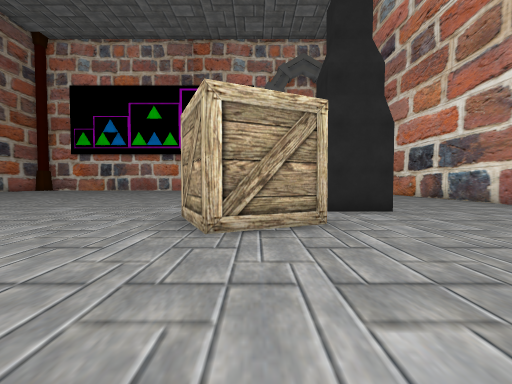
view 1 (above)

24 first-person views from a walk through a scene from a Unity 3-D project. The camera is 1.2 m above the floor, tilts 2° down and sees 90° across. The floor is counted in squares, 1.8 m on a side. Each view is taken from the middle of a square. On the plan, view 1 faces up. The plan holds only what a view shows up to about 9 squares ahead; the rest is blank. The place goes on beyond the plan. The player is left out.

view 2
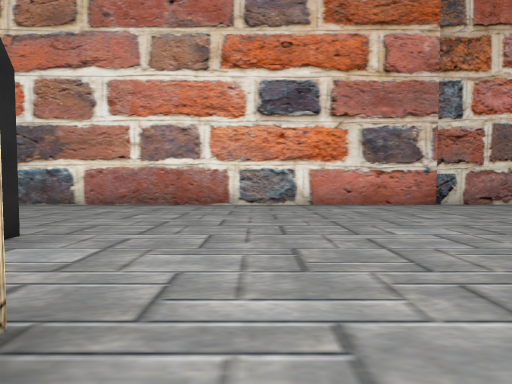

view 3
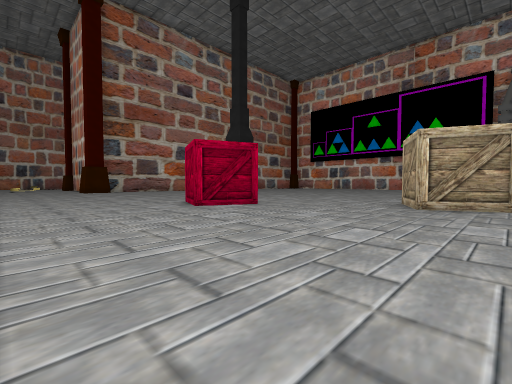

view 4
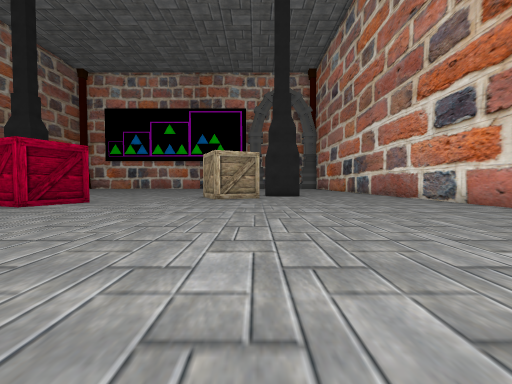

view 5
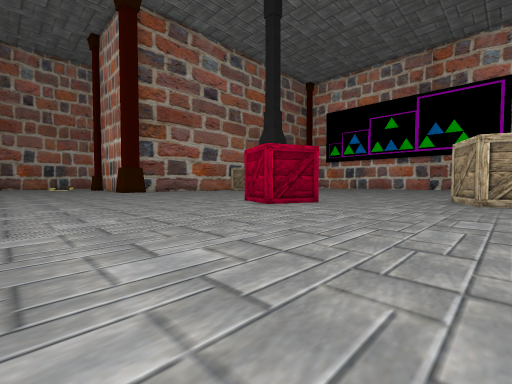

view 6
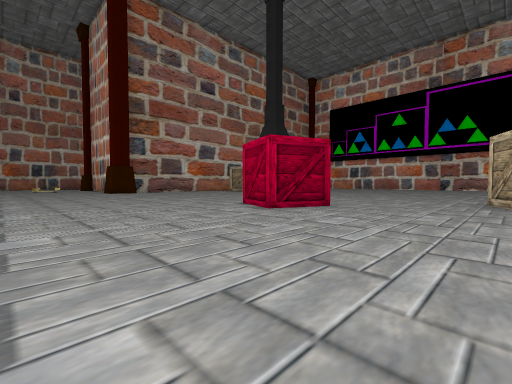

view 7
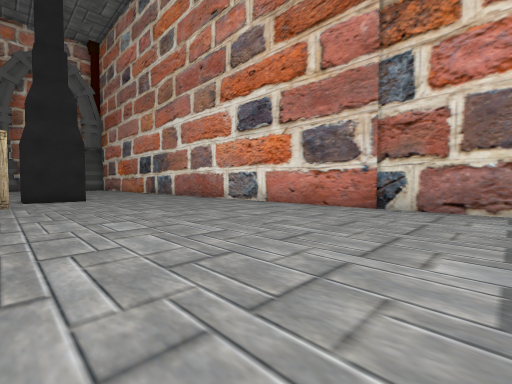

view 8
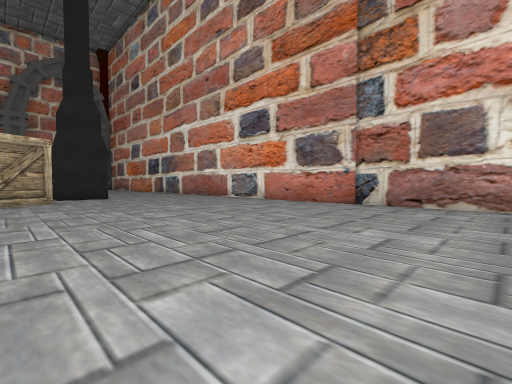

view 9
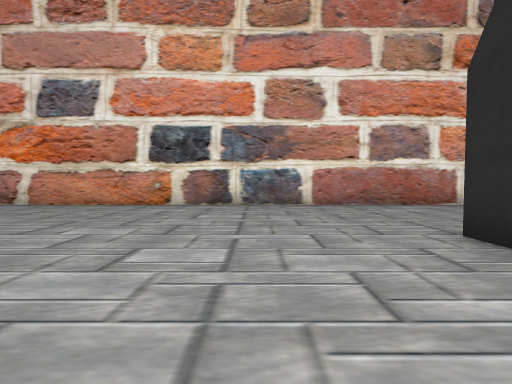

view 10
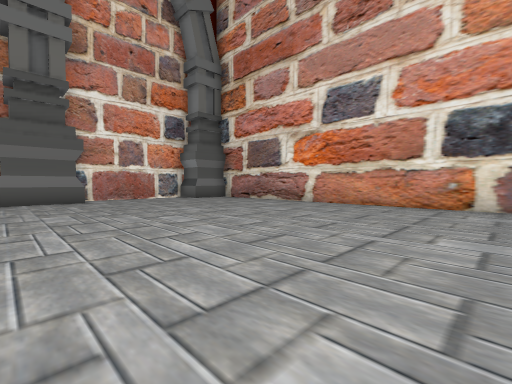

view 11
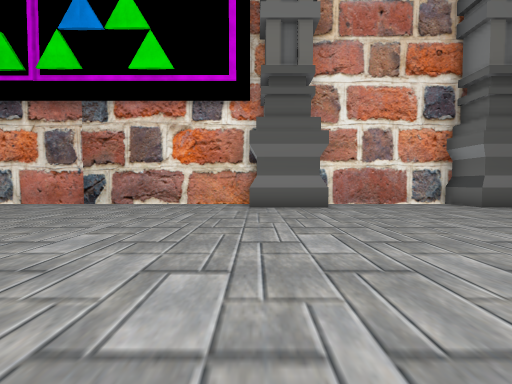

view 12
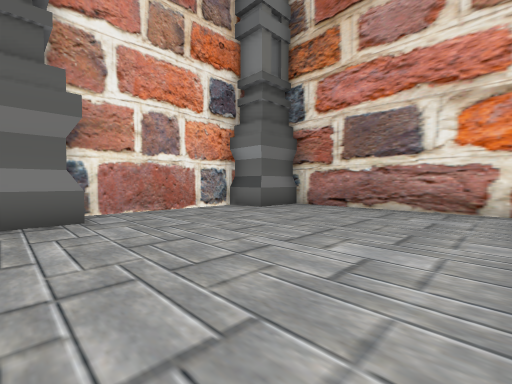

view 13
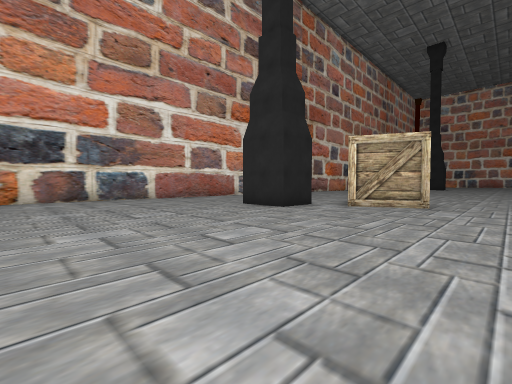

view 14
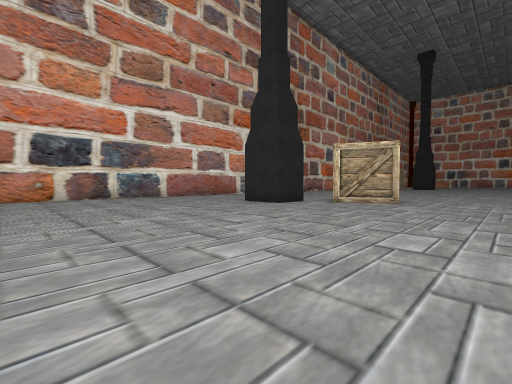

view 15
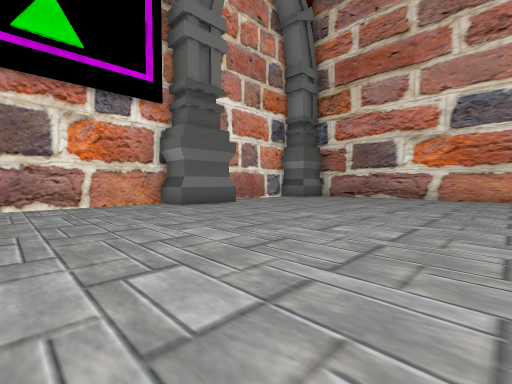

view 16
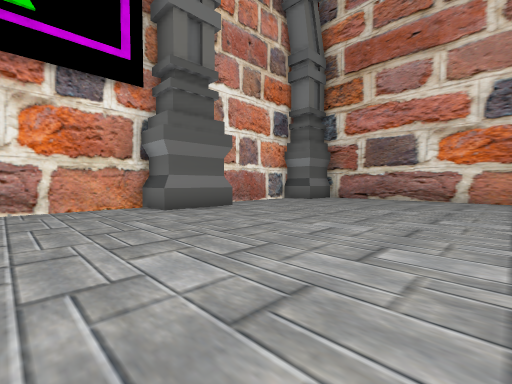

view 17
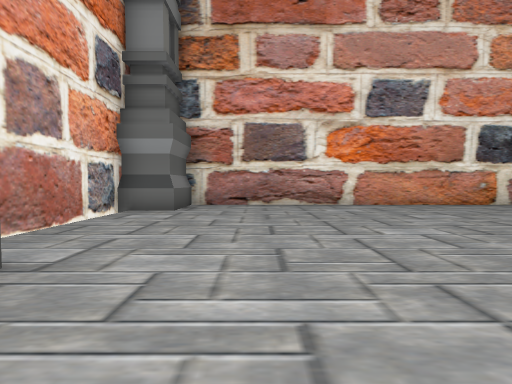

view 18
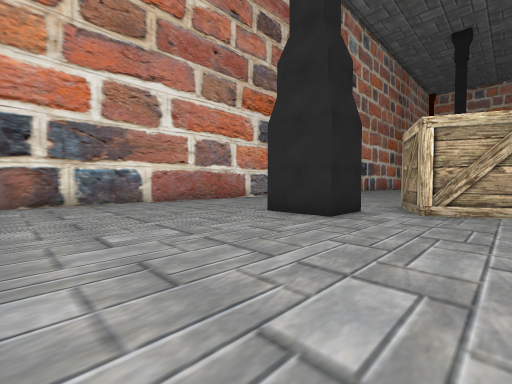

view 19
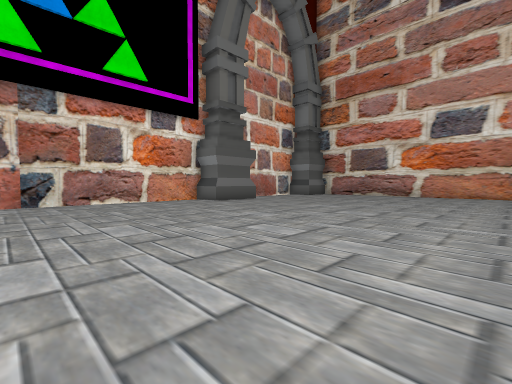

view 20
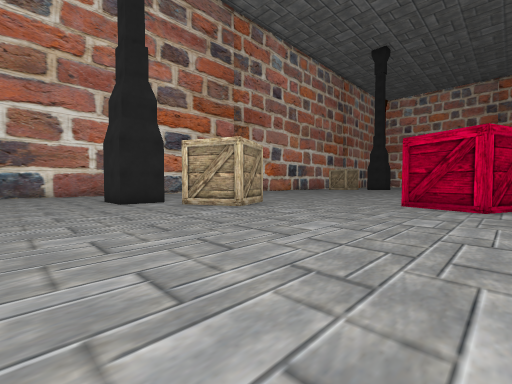

view 21
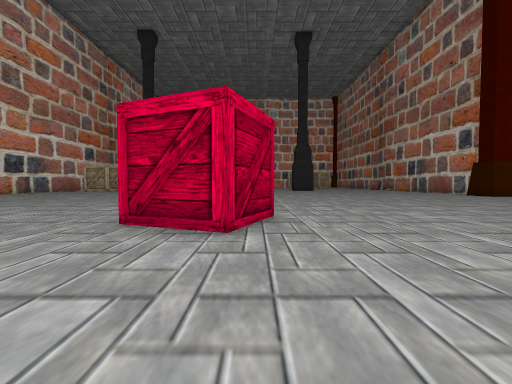

view 22
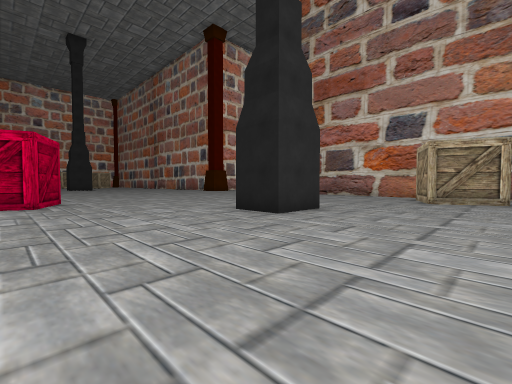

view 23
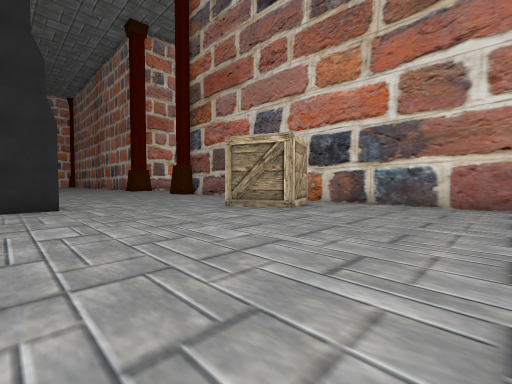

view 24
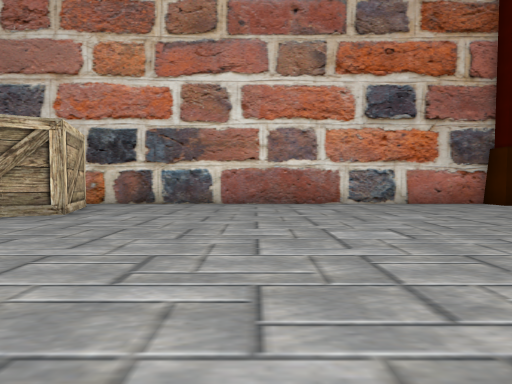

### Floor plan
Points are (right, up) in squares from view 1. A wall is a line through its corners. A room is listed if a view was taken in it or the views show most of it. See-through windows are left out.
Room 1 (views 1, 2, 3, 4, 5, 6, 7, 8)
walls: (-4.8, 1.8) (-5.5, 0) (-7.4, 0.8) (-6.6, 2.6); (-15.6, 9.1) (-16.5, 8.8); (1.2, 4.1) (-0.7, 3.3) (-1.5, 5.1); (-19.3, 10.5) (-19.3, 9.5); (3.2, 6) (1.5, 6); (7.9, -6.1) (7.9, 8.6)
ways out: opening at (-19, 10) to room 2; opening at (-11.1, 5.6) to room 2; opening at (-3, 3) to room 2; opening at (4.8, 7.2) to room 2
Room 2 (views 9, 10, 11, 12, 13, 14, 15, 16, 17, 18, 19, 20, 21, 22, 23, 24)
walls: (-0.2, 22) (-0.2, 23.4); (-12, 7.4) (-10.3, 7.4) (-10.3, 5.9); (2, 22) (0, 22) (0, 23.3) (-8.4, 23.3); (-1.5, 5.1) (0.3, 6) (1.2, 4.1); (1.5, 6) (1.5, 7.4) (3.2, 7.4); (-6.6, 2.6) (-4.8, 1.8); (-18.2, 10.2) (-16.4, 11) (-15.6, 9.1); (6.2, 22) (6.2, 23.3); (-18.5, 22.4) (-19.3, 22.4) (-19.3, 10.5); (7.9, 8.6) (7.9, 22) (6.3, 22) (6.3, 23.3) (1.9, 23.3)
ways out: opening at (-19, 10) to room 1; opening at (-11.1, 5.6) to room 1; opening at (-3, 3) to room 1; opening at (4.8, 7.2) to room 1

Where each view was taken, in squares from view 1:
view 1: 0 up, 0 right, facing up
view 2: 3 up, 0 right, facing right
view 3: 4 down, 1 right, facing up-left
view 4: 7 down, 1 right, facing up
view 5: 6 down, 0 right, facing up-left
view 6: 5 down, 1 left, facing up-left
view 7: 5 down, 1 right, facing up-right
view 8: 6 down, 0 right, facing up-right
view 9: 10 up, 0 right, facing right
view 10: 12 up, 0 right, facing up-right
view 11: 15 up, 0 right, facing up
view 12: 17 up, 1 right, facing up-right
view 13: 13 up, 3 left, facing down-right
view 14: 14 up, 4 left, facing down-right
view 15: 15 up, 4 left, facing up-right
view 16: 16 up, 3 left, facing up-right
view 17: 20 up, 0 right, facing right
view 18: 12 up, 1 left, facing down-right
view 19: 14 up, 6 left, facing up-right
view 20: 10 up, 7 left, facing down-right
view 21: 6 up, 7 left, facing down
view 22: 11 up, 6 left, facing down-left
view 23: 15 up, 11 left, facing down-left
view 24: 15 up, 11 left, facing left
